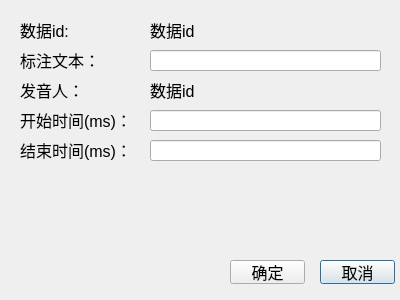
<?xml version="1.0" encoding="UTF-8"?>
<ui version="4.0">
 <class>EditInfoDialog</class>
 <widget class="QDialog" name="EditInfoDialog">
  <property name="geometry">
   <rect>
    <x>0</x>
    <y>0</y>
    <width>400</width>
    <height>300</height>
   </rect>
  </property>
  <property name="font">
   <font>
    <pointsize>12</pointsize>
   </font>
  </property>
  <property name="windowTitle">
   <string>数据编辑</string>
  </property>
  <widget class="QLabel" name="label">
   <property name="geometry">
    <rect>
     <x>20</x>
     <y>20</y>
     <width>111</width>
     <height>20</height>
    </rect>
   </property>
   <property name="text">
    <string>数据id:</string>
   </property>
  </widget>
  <widget class="QLabel" name="label_info_id">
   <property name="geometry">
    <rect>
     <x>150</x>
     <y>20</y>
     <width>111</width>
     <height>20</height>
    </rect>
   </property>
   <property name="text">
    <string>数据id</string>
   </property>
  </widget>
  <widget class="QLabel" name="label_3">
   <property name="geometry">
    <rect>
     <x>20</x>
     <y>50</y>
     <width>111</width>
     <height>20</height>
    </rect>
   </property>
   <property name="text">
    <string>标注文本：</string>
   </property>
  </widget>
  <widget class="QLineEdit" name="lineEdit_info_text">
   <property name="geometry">
    <rect>
     <x>150</x>
     <y>50</y>
     <width>231</width>
     <height>21</height>
    </rect>
   </property>
   <property name="text">
    <string/>
   </property>
  </widget>
  <widget class="QLabel" name="label_4">
   <property name="geometry">
    <rect>
     <x>20</x>
     <y>80</y>
     <width>111</width>
     <height>20</height>
    </rect>
   </property>
   <property name="text">
    <string>发音人：</string>
   </property>
  </widget>
  <widget class="QPushButton" name="pushButton_2">
   <property name="geometry">
    <rect>
     <x>320</x>
     <y>260</y>
     <width>75</width>
     <height>24</height>
    </rect>
   </property>
   <property name="text">
    <string>取消</string>
   </property>
  </widget>
  <widget class="QPushButton" name="pushButton_3">
   <property name="geometry">
    <rect>
     <x>230</x>
     <y>260</y>
     <width>75</width>
     <height>24</height>
    </rect>
   </property>
   <property name="text">
    <string>确定</string>
   </property>
  </widget>
  <widget class="QLabel" name="label_info_speaker">
   <property name="geometry">
    <rect>
     <x>150</x>
     <y>80</y>
     <width>231</width>
     <height>20</height>
    </rect>
   </property>
   <property name="text">
    <string>数据id</string>
   </property>
  </widget>
  <widget class="QLabel" name="label_5">
   <property name="geometry">
    <rect>
     <x>20</x>
     <y>110</y>
     <width>121</width>
     <height>20</height>
    </rect>
   </property>
   <property name="text">
    <string>开始时间(ms)：</string>
   </property>
  </widget>
  <widget class="QLabel" name="label_6">
   <property name="geometry">
    <rect>
     <x>20</x>
     <y>140</y>
     <width>121</width>
     <height>20</height>
    </rect>
   </property>
   <property name="text">
    <string>结束时间(ms)：</string>
   </property>
  </widget>
  <widget class="QLineEdit" name="lineEdit_info_starttime">
   <property name="geometry">
    <rect>
     <x>150</x>
     <y>110</y>
     <width>231</width>
     <height>21</height>
    </rect>
   </property>
   <property name="text">
    <string/>
   </property>
  </widget>
  <widget class="QLineEdit" name="lineEdit_info_endtime">
   <property name="geometry">
    <rect>
     <x>150</x>
     <y>140</y>
     <width>231</width>
     <height>21</height>
    </rect>
   </property>
   <property name="text">
    <string/>
   </property>
  </widget>
 </widget>
 <resources/>
 <connections/>
</ui>
